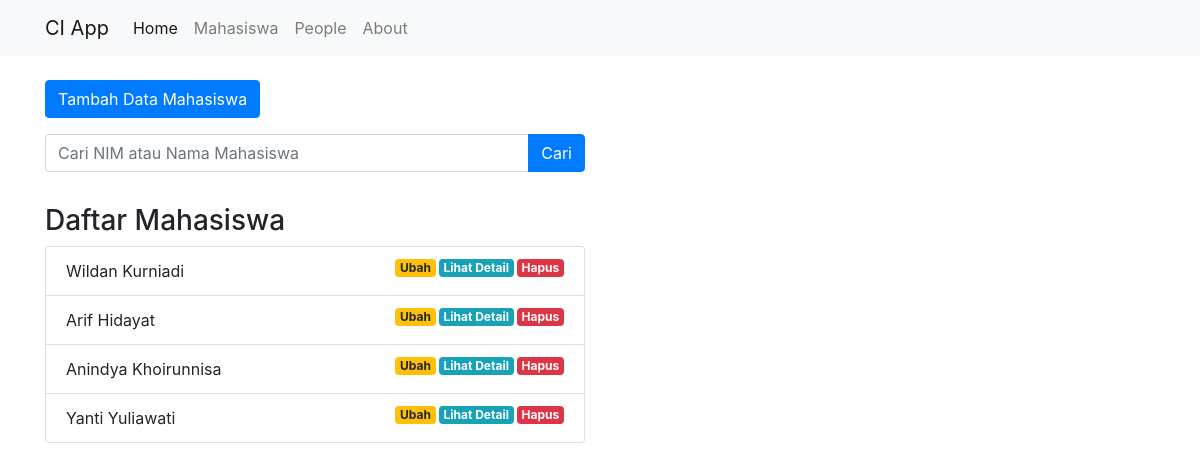
Screenshot of /index.php/mahasiswa with the database file from the repository.
### tables this page shows
CREATE TABLE `t_mahasiswa` (
  `id` int(11) NOT NULL AUTO_INCREMENT,
  `nama` varchar(100) DEFAULT NULL,
  `nim` varchar(100) DEFAULT NULL,
  `email` varchar(100) DEFAULT NULL,
  `jurusan` varchar(100) DEFAULT NULL,
  PRIMARY KEY (`id`)
);

### application/controllers/Mahasiswa.php (called while the page is built, shortened)
<?php
class Mahasiswa extends CI_Controller
{
   public function __construct()
   {
      $this->load->model('Mahasiswa_model');
      $this->load->library('form_validation');
   }
   public function index()
   {
      $data['judul'] = 'Data Mahasiswa';
      $data['mahasiswa'] = $this->Mahasiswa_model->getAllMahasiswa();
      $this->load->view('templates/header', $data);
      $this->load->view('mahasiswa/index');
      $this->load->view('templates/footer');
      $this->load->library('form_validation');
   }
}

### index.php (called while the page is built, shortened)
<?php
require_once BASEPATH.'core/CodeIgniter.php';

### application/models/Mahasiswa_model.php (called while the page is built, shortened)
<?php
class Mahasiswa_model extends CI_Model
{
   public function getAllMahasiswa()
   {
      $query = $this->db->get('t_mahasiswa');
      return $query->result_array();
   }
}

### application/views/mahasiswa/index.php (the view, shortened to what this page needs)
<div class="container">
   <div class="row mt-4">
      <div class="col-md-6">
         <button type="button" class="btn btn-primary" data-toggle="modal" id="tampilModalTambah" data-target="#dataMahasiswaModal">
            Tambah Data Mahasiswa
         </button>
      </div>
   </div>
   <div class="row mt-3">
      <div class="col-md-6">
         <form action="" method="post">
            <div class="input-group mb-3">
               <input type="text" class="form-control" placeholder="Cari NIM atau Nama Mahasiswa" aria-label="Recipient's username" aria-describedby="button-cari" class="keyword" id="keyword" name="keyword">
               <div class="input-group-append">
                  <button class="btn btn-primary" type="submit" id="button-cari">Cari</button>
               </div>
            </div>
      </div>
   </div>
   <div class="row mt-3">
      <div class="col-md-6">
         <h3>Daftar Mahasiswa</h3>
         <ul class="list-group">
            <?php foreach ($mahasiswa as $mhs) : ?>
               <li class="list-group-item">
                  <?= $mhs['nama'] ?>
                  <a href="<?= base_url(); ?>mahasiswa/hapus/<?= $mhs['id'] ?>" class="badge badge-danger float-right" onclick="return confirm('Anda akan menghapus data <?= $mhs['nama'] ?>')"> Hapus</a>
                  <a href="<?= base_url(); ?>mahasiswa/detail/<?= $mhs['id'] ?>" class="badge badge-info float-right"> Lihat Detail</a>
                  <a href="#" class="badge badge-warning float-right tampilModalUbah " data-toggle="modal" data-target="#dataMahasiswaModal" data-id="<?= $mhs['id']; ?>"> Ubah</a>
               </li>
            <?php endforeach ?>
         </ul>
      </div>
   </div>
</div>

### assets/css/style.css (style rules this page uses)
.badge { margin-left: 3px; }

### rows the page displays
t_mahasiswa: nama "Wildan Kurniadi"
t_mahasiswa: nama "Arif Hidayat"
t_mahasiswa: nama "Anindya Khoirunnisa"
t_mahasiswa: nama "Yanti Yuliawati"
